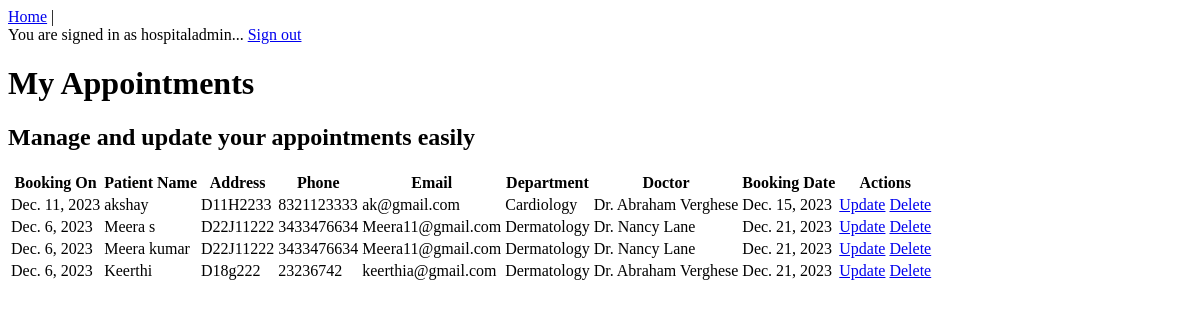
Page /showappointments/ (signed in) on the earlier database version.
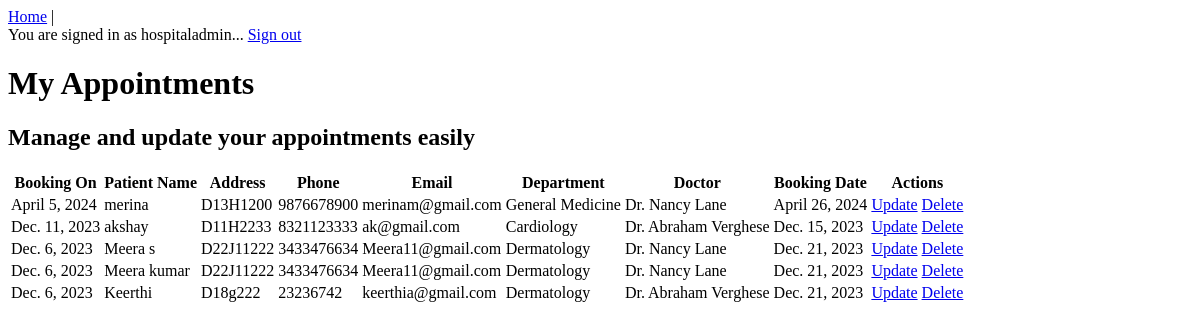
Same page on the later database version.
### home/models.py (models this page shows)
class Bookappointment(models.Model):
    pname = models.CharField(max_length=200)
    paddress = models.CharField(max_length=600)
    pphone = models.CharField(max_length=10)
    pemail = models.EmailField()
    depname = models.ForeignKey(Department,on_delete=models.CASCADE)
    docname =models.ForeignKey(Doctors,on_delete=models.CASCADE)
    bookingdate = models.DateField()
    bookingon = models.DateField(auto_now=True)

class Department(models.Model):
    depname = models.CharField(max_length=200)
    depdescription = models.TextField()
    def __str__(self):
        return self.depname

class Doctors(models.Model):
    docname = models.CharField(max_length=200)
    depname = models.ForeignKey(Department,on_delete=models.CASCADE)
    qualification = models.CharField(max_length=200)
    docimage= models.ImageField(upload_to='docimage/', blank=True, null=True)
    def __str__(self):
        return self.docname

### home/views.py (the view)
# urls.py: path('showappointments/', views.showappointments, name='showappointments'),
@login_required
def showappointments(request):
    myappointments = Bookappointment.objects.all().order_by('-bookingon')
    return render(request, 'home/myappointment.html', {'myappointments': myappointments})

### home/templates/home/myappointment.html (shortened to what this page needs)
<!DOCTYPE html>
{% extends "home/base.html" %}
{% block content %}
<body>
    <h1>My Appointments</h1>
    <h2>Manage and update your appointments easily</h2>
    <table>
        <tr>
            <th>Booking On</th>
            <th>Patient Name</th>
            <th>Address</th>
            <th>Phone</th>
            <th>Email</th>
            <th>Department</th>
            <th>Doctor</th>
            <th>Booking Date</th>
            <th>Actions</th>
        </tr>
        {% for b in myappointments %}
            <tr class="appointment-box">
                <td>{{ b.bookingon }}</td>
                <td>{{ b.pname }}</td>
                <td>{{ b.paddress }}</td>
                <td>{{ b.pphone }}</td>
                <td>{{ b.pemail }}</td>
                <td>{{ b.depname }}</td>
                <td>{{ b.docname }}</td>
                <td>{{ b.bookingdate }}</td>
                <td>
                    <form method="post">
                        <a class="update" href="{% url 'home:updateappointment' b.id %}">Update</a>
                        <a class="delete" href="{% url 'home:deleteappointment' b.id %}">Delete</a>
                    </form>
                </td>
            </tr>
        {% endfor %}
    </table>
</body>
</html>
{% endblock content %}

Differences in the rows shown:
added Bookappointment: bookingon "April 5, 2024", pname "merina", paddress "D13H1200", pphone "9876678900", pemail "merinam@gmail.com", depname "General Medicine", docname "Dr. Nancy Lane", bookingdate "April 26, 2024"
